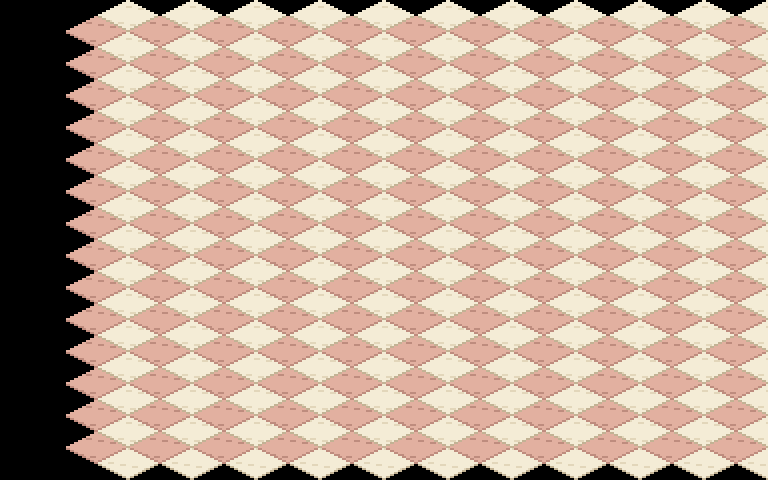

Rendered tile map (Tiled .tmx) drawn with the repository's tilesets; below, a short description and the full map source, tile grids included:
An orthogonal 12x15 tile map with 64x32 px tiles, 1 tile layer (suelo).

<map version="1.10" orientation="orthogonal" renderorder="right-down" width="12" height="15" tilewidth="64" tileheight="32" infinite="0" nextlayerid="2" nextobjectid="1">
 <tileset firstgid="1" name="terreno_mundo" tilewidth="128" tileheight="64" tilecount="203" columns="8">
  <image source="../textures/../textures/terreno_mundo.png" width="1024" height="1664" />
 </tileset>
 <layer id="1" name="suelo" width="12" height="15">
  <data encoding="csv">
0,0,0,0,0,0,0,0,0,0,0,0,
0,164,164,164,164,164,164,164,164,164,164,164,
0,164,164,164,164,164,164,164,164,164,164,164,
0,164,164,164,164,164,164,164,164,164,164,164,
0,164,164,164,164,164,164,164,164,164,164,164,
0,164,164,164,164,164,164,164,164,164,164,164,
0,164,164,164,164,164,164,164,164,164,164,164,
0,164,164,164,164,164,164,164,164,164,164,164,
0,164,164,164,164,164,164,164,164,164,164,164,
0,164,164,164,164,164,164,164,164,164,164,164,
0,164,164,164,164,164,164,164,164,164,164,164,
0,164,164,164,164,164,164,164,164,164,164,164,
0,164,164,164,164,164,164,164,164,164,164,164,
0,164,164,164,164,164,164,164,164,164,164,164,
0,164,164,164,164,164,164,164,164,164,164,164
</data>
 </layer>
</map>
